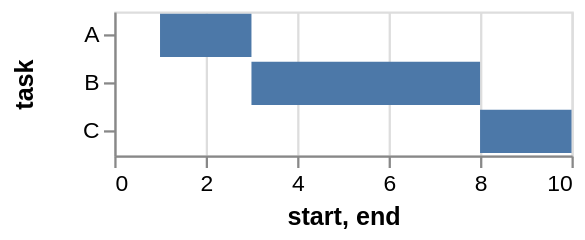

Vega-Lite specification for this chart:
### Vega specification from a JSON file in a GitHub repository (floating-point values rounded to 4 significant figures)
{"$schema": "https://vega.github.io/schema/vega/v3.0.json", "description": "A simple bar chart with ranged data (aka Gantt Chart).", "autosize": "pad", "padding": 5, "width": 200, "style": "cell", "data": [{"name": "source_0", "values": [{"task": "A", "start": 1, "end": 3}, {"task": "B", "start": 3, "end": 8}, {"task": "C", "start": 8, "end": 10}]}, {"name": "data_0", "source": "source_0", "transform": [{"type": "formula", "expr": "toNumber(datum[\"start\"])", "as": "start"}, {"type": "formula", "expr": "toNumber(datum[\"end\"])", "as": "end"}, {"type": "filter", "expr": "datum[\"start\"] !== null && !isNaN(datum[\"start\"])"}]}], "signals": [{"name": "y_step", "value": 21}, {"name": "height", "update": "bandspace(domain('y').length, 0.1, 0.05) * y_step"}], "marks": [{"name": "marks", "type": "rect", "style": ["bar"], "from": {"data": "data_0"}, "encode": {"update": {"fill": {"value": "#4c78a8"}, "x": {"scale": "x", "field": "start"}, "x2": {"scale": "x", "field": "end"}, "y": {"scale": "y", "field": "task"}, "height": {"scale": "y", "band": true}}}}], "scales": [{"name": "x", "type": "linear", "domain": {"data": "data_0", "fields": ["start", "end"]}, "range": [0, {"signal": "width"}], "nice": true, "zero": true}, {"name": "y", "type": "band", "domain": {"data": "data_0", "field": "task", "sort": true}, "range": {"step": {"signal": "y_step"}}, "paddingInner": 0.1, "paddingOuter": 0.05}], "axes": [{"scale": "x", "orient": "bottom", "title": "start, end", "labelFlush": true, "labelOverlap": true, "tickCount": {"signal": "ceil(width/40)"}, "zindex": 1}, {"scale": "x", "orient": "bottom", "grid": true, "tickCount": {"signal": "ceil(width/40)"}, "gridScale": "y", "domain": false, "labels": false, "maxExtent": 0, "minExtent": 0, "ticks": false, "zindex": 0}, {"scale": "y", "orient": "left", "title": "task", "labelOverlap": true, "zindex": 1}], "config": {"axisY": {"minExtent": 30}}}
